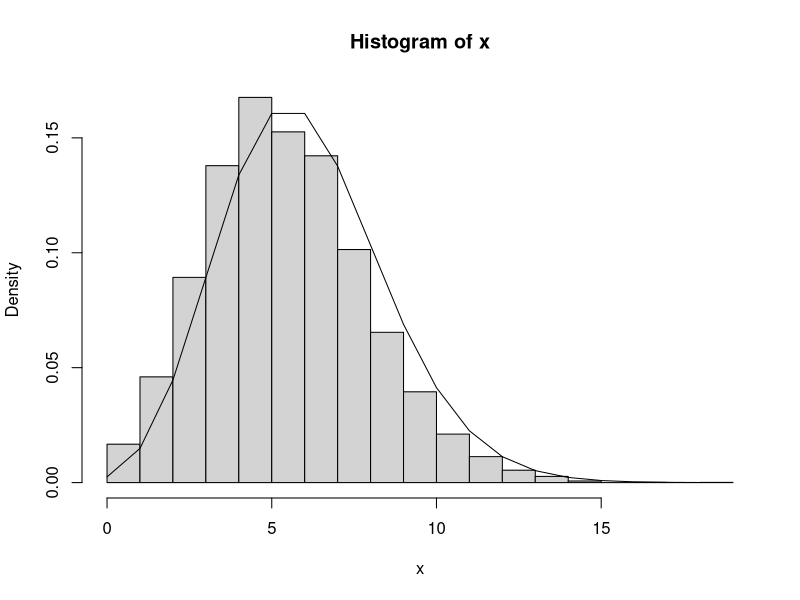
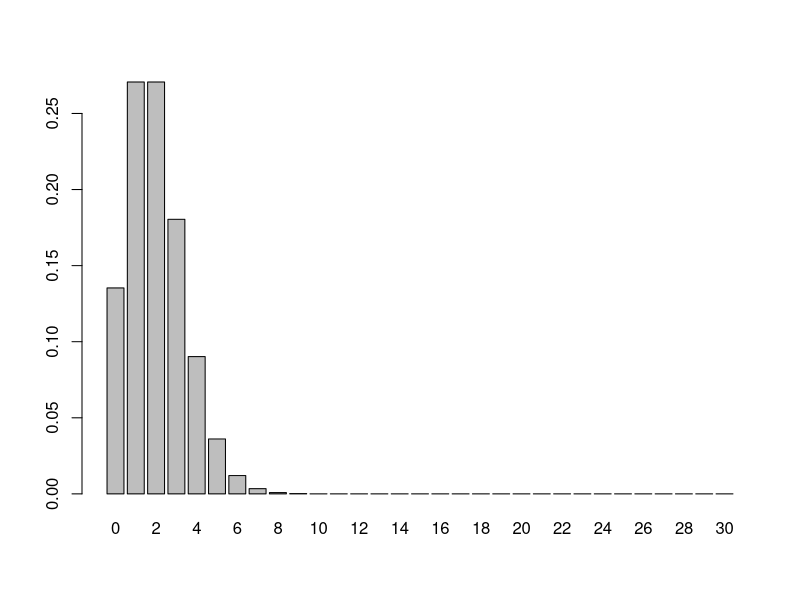

The R source for these figures, in order:
## ---- chunk 1
dpois(3, 4)    #returns the probability of being equal to a particular value for a Poisson random variable
ppois(3, 4)    #returns the probability of being <= to a particular value for a Poisson random variable
rpois(3, 4)    #generates one or more Poisson random variables
## ---- chunk 2
x<-c(10,12,14,19)
median(x)    #returns the median of x
mean(x)      #returns the average of x
var(x)       #returns the variance of x
x**2         #returns the squared value of x
sum(x==12)/length(x)   #returns the fraction of times elements in x are greater than 10
sum(x>13)/length(x)   #returns the fraction of times elements in x are greater than 10
## ---- chunk 3
n<-10000
lambda<-6
x<-rpois(n, lambda)
hist(x,freq=FALSE)
lines(seq(0,3*lambda),dpois(seq(0,3*lambda),lambda))
## ---- chunk 4
n<-30
lambda<- 2
barplot(dpois(0:n,lambda), names.arg=0:n)
## ---- chunk 5

## ---- chunk 6
n<-100000
lambda<-8.4
wagging.hours<-rpois(n, lambda)
sum(wagging.hours>10)/n  #simulated probability
